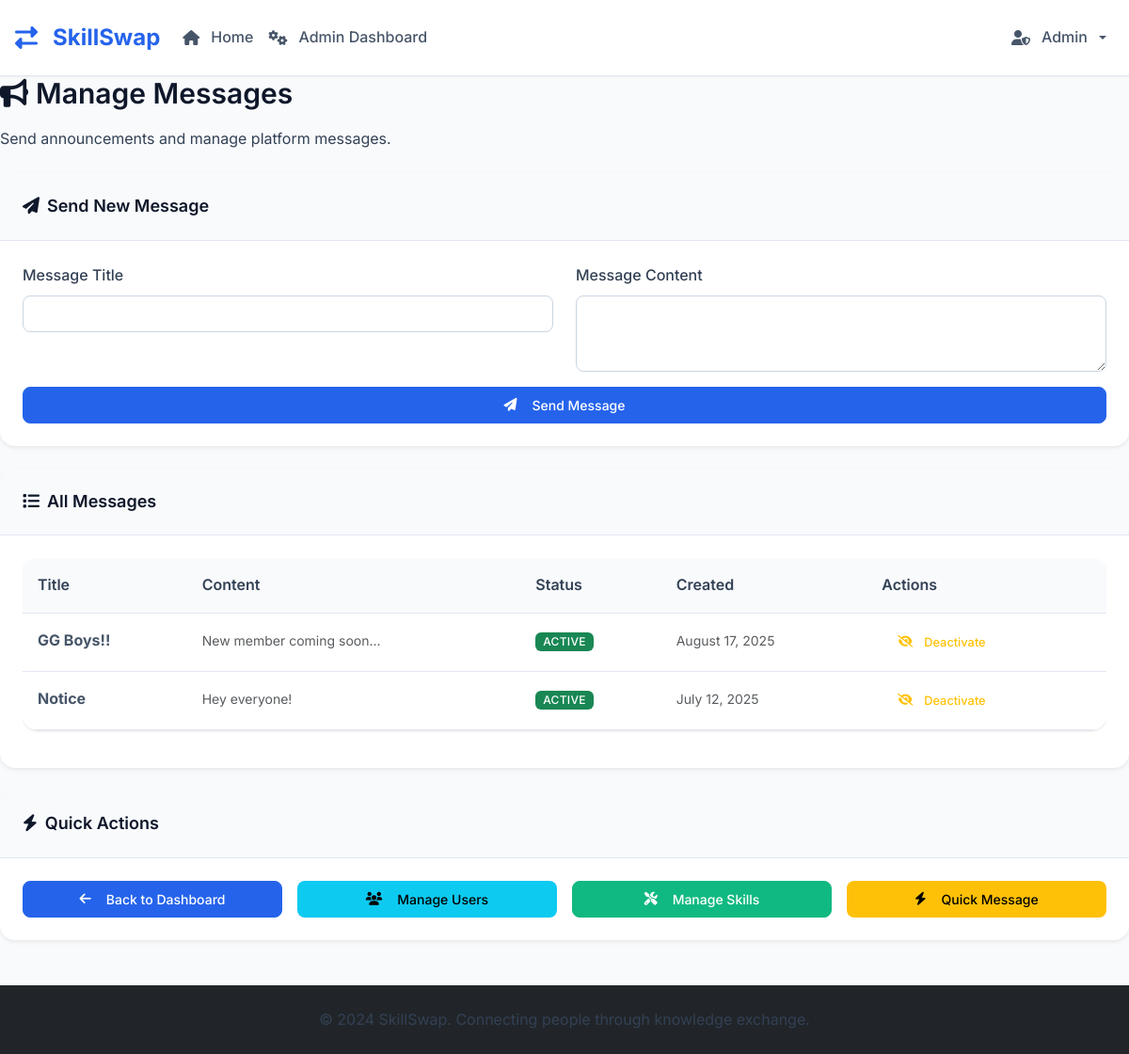
The app's page /admin/messages (signed in), older data.
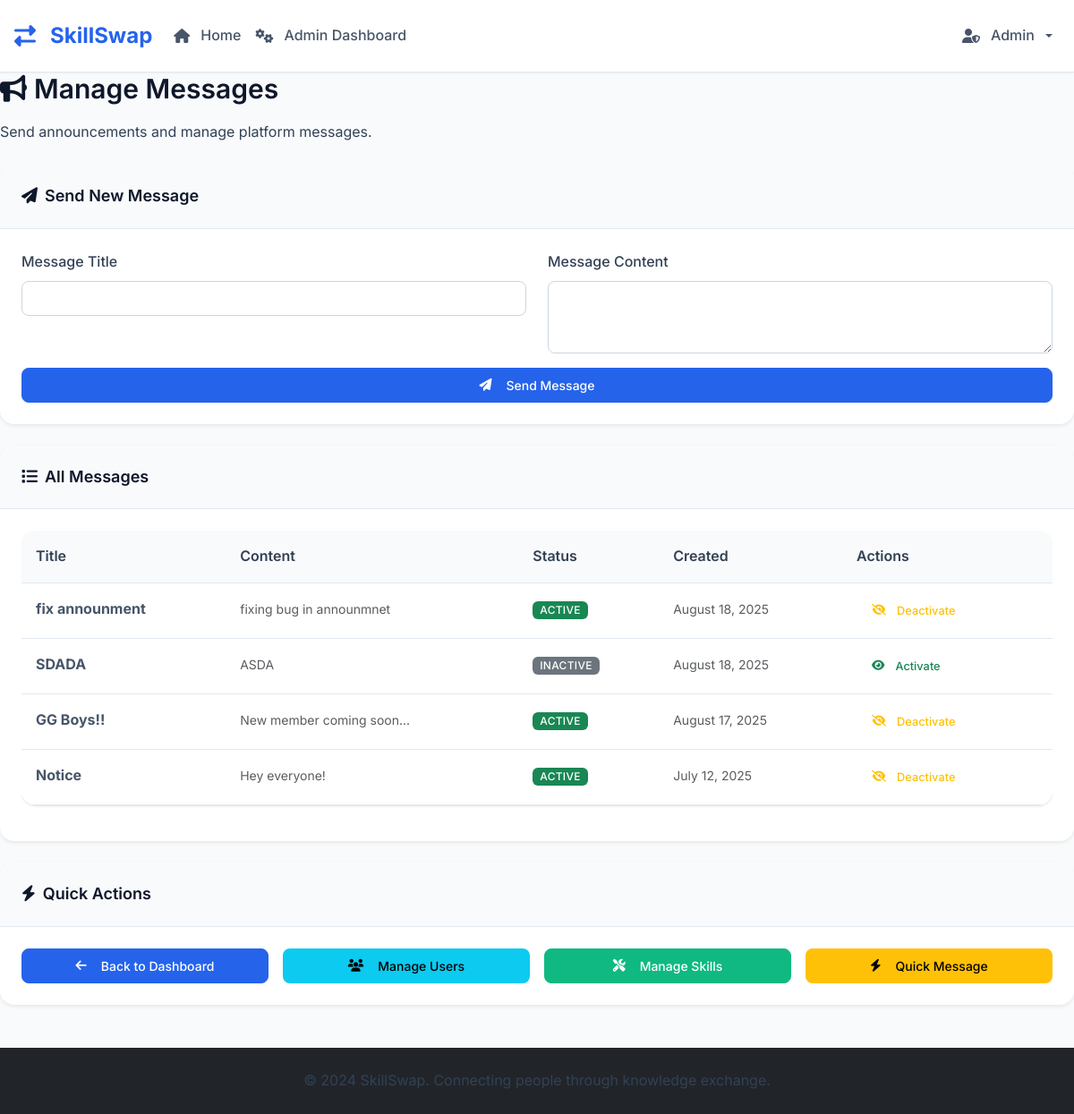
The same page, newer data.
### tables this page shows
CREATE TABLE messages (
            id INTEGER PRIMARY KEY AUTOINCREMENT,
            title TEXT NOT NULL,
            content TEXT NOT NULL,
            is_active INTEGER DEFAULT 1,
            created_at TIMESTAMP DEFAULT CURRENT_TIMESTAMP
        );

### skill_swap_app.py (the view)
@app.route('/admin/messages')
@admin_required
def admin_messages():
    conn = get_db()
    messages = conn.execute('SELECT * FROM messages ORDER BY created_at DESC').fetchall()
    conn.close()
    messages = convert_rows_datetimes(messages)
    return render_template('admin_messages.html', messages=messages)

### skill_swap_app.py (called while the page is built)
def parse_datetime(timestamp_str):
    if timestamp_str is None:
        return None
    try:
        if 'T' in timestamp_str:
            return datetime.fromisoformat(timestamp_str.replace('Z', '+00:00'))
        else:
            return datetime.strptime(timestamp_str, '%Y-%m-%d %H:%M:%S')
    except:
        return None

def convert_row_datetimes(row):
    if row is None:
        return None
    if hasattr(row, 'keys'):
        row_dict = dict(row)
    else:
        row_dict = row
    timestamp_fields = ['created_at', 'updated_at']
    for field in timestamp_fields:
        if field in row_dict and row_dict[field]:
            row_dict[field] = parse_datetime(row_dict[field])
    return row_dict

def convert_rows_datetimes(rows):
    if not rows:
        return []
    return [convert_row_datetimes(row) for row in rows]

def get_db():
    conn = sqlite3.connect('skill_swap.db')
    conn.row_factory = sqlite3.Row
    return conn

def admin_required(f):
    from functools import wraps
    @wraps(f)
    def decorated_function(*args, **kwargs):
        if 'user_id' not in session:
            flash('Please log in to access this page.', 'error')
            return redirect(url_for('login'))
        conn = get_db()
        user = conn.execute('SELECT is_admin FROM users WHERE id = ?', (session['user_id'],)).fetchone()
        conn.close()
        if not user or not user['is_admin']:
            flash('Access denied. Admin privileges required.', 'error')
            return redirect(url_for('dashboard'))
        return f(*args, **kwargs)
    return decorated_function

@app.context_processor
def inject_unread_notifications():
    if 'user_id' in session:
        conn = get_db()
        unread_count = conn.execute('''
            SELECT COUNT(*) as count FROM notifications
            WHERE user_id = ? AND is_read = 0
        ''', (session['user_id'],)).fetchone()['count']
        conn.close()
        return {'unread_notifications': unread_count}
    return {'unread_notifications': 0}

### templates/admin_messages.html (shortened to what this page needs)
{% extends "base.html" %}
{% block content %}
<div class="row mb-4">
    <div class="col-12">
        <div class="admin-stats">
            <h2 class="mb-3">
                <i class="fas fa-bullhorn me-2"></i>Manage Messages
            </h2>
            <p class="mb-0">Send announcements and manage platform messages.</p>
        </div>
    </div>
</div>
<div class="row mb-4">
    <div class="col-12">
        <div class="card border-0 shadow-sm">
            <div class="card-header">
                <h5 class="mb-0">
                    <i class="fas fa-paper-plane me-2"></i>Send New Message
                </h5>
            </div>
            <div class="card-body">
                <form method="POST" action="{{ url_for('send_message') }}">
                    <div class="row">
                        <div class="col-md-6 mb-3">
                            <label for="title" class="form-label">Message Title</label>
                            <input type="text" class="form-control" id="title" name="title" required>
                        </div>
                        <div class="col-md-6 mb-3">
                            <label for="content" class="form-label">Message Content</label>
                            <textarea class="form-control" id="content" name="content" rows="3" required></textarea>
                        </div>
                    </div>
                    <div class="d-grid">
                        <button type="submit" class="btn btn-primary">
                            <i class="fas fa-paper-plane me-2"></i>Send Message
                        </button>
                    </div>
                </form>
            </div>
        </div>
    </div>
</div>
<div class="row">
    <div class="col-12">
        <div class="card border-0 shadow-sm">
            <div class="card-header">
                <h5 class="mb-0">
                    <i class="fas fa-list me-2"></i>All Messages
                </h5>
            </div>
            <div class="card-body">
                {% if messages %}
                    <div class="table-responsive">
                        <table class="table table-hover">
                            <thead>
                                <tr>
                                    <th>Title</th>
                                    <th>Content</th>
                                    <th>Status</th>
                                    <th>Created</th>
                                    <th>Actions</th>
                                </tr>
                            </thead>
                            <tbody>
                                {% for message in messages %}
                                <tr>
                                    <td>
                                        <strong>{{ message.title }}</strong>
                                    </td>
                                    <td>
                                        <small class="text-muted">
                                            {{ message.content[:100] }}{% if message.content|length > 100 %}...{% endif %}
                                        </small>
                                    </td>
                                    <td>
                                        {% if message.is_active %}
                                            <span class="badge bg-success">Active</span>
                                        {% else %}
                                            <span class="badge bg-secondary">Inactive</span>
                                        {% endif %}
                                    </td>
                                    <td>
                                        <small class="text-muted">
                                            {% if message.created_at %}
                                                {{ message.created_at.strftime('%B %d, %Y') }}
                                            {% else %}
                                                Unknown
                                            {% endif %}
                                        </small>
                                    </td>
                                    <td>
                                        {% if message.is_active %}
                                            <a href="{{ url_for('toggle_message', message_id=message.id) }}"
                                               class="btn btn-sm btn-outline-warning admin-action-btn"
                                               data-action="deactivate" data-target="message">
                                                <i class="fas fa-eye-slash me-1"></i>Deactivate
                                            </a>
                                        {% else %}
                                            <a href="{{ url_for('toggle_message', message_id=message.id) }}"
                                               class="btn btn-sm btn-outline-success admin-action-btn"
                                               data-action="activate" data-target="message">
                                                <i class="fas fa-eye me-1"></i>Activate
                                            </a>
                                        {% endif %}
                                    </td>
                                </tr>
                                {% endfor %}
                            </tbody>
                        </table>
                    </div>
                {% else %}
                    <div class="text-center text-muted py-4">
                        <i class="fas fa-bullhorn fa-3x mb-3"></i>
                        <p>No messages found</p>
                    </div>
                {% endif %}
            </div>
        </div>
    </div>
</div>
<div class="row mt-4">
    <div class="col-12">
        <div class="card border-0 shadow-sm">
            <div class="card-header">
                <h5 class="mb-0">
                    <i class="fas fa-bolt me-2"></i>Quick Actions
                </h5>
            </div>
            <div class="card-body">
                <div class="row g-3">
                    <div class="col-md-3">
                        <a href="{{ url_for('admin_dashboard') }}" class="btn btn-primary w-100">
                            <i class="fas fa-arrow-left me-2"></i>Back to Dashboard
                        </a>
                    </div>
                    <div class="col-md-3">
                        <a href="{{ url_for('admin_users') }}" class="btn btn-info w-100">
                            <i class="fas fa-users me-2"></i>Manage Users
                        </a>
                    </div>
                    <div class="col-md-3">
                        <a href="{{ url_for('admin_skills') }}" class="btn btn-success w-100">
                            <i class="fas fa-tools me-2"></i>Manage Skills
                        </a>
                    </div>
                    <div class="col-md-3">
                        <button class="btn btn-warning w-100" onclick="sendQuickMessage()">
                            <i class="fas fa-bolt me-2"></i>Quick Message
                        </button>
                    </div>
                </div>
            </div>
        </div>
    </div>
</div>
{% endblock %}

### templates/base.html (shortened to what this page needs)
<!DOCTYPE html>
<html lang="en">
<head>
    <link href="https://cdn.jsdelivr.net/npm/bootstrap@5.3.0/dist/css/bootstrap.min.css" rel="stylesheet">
    <link href="https://cdnjs.cloudflare.com/ajax/libs/font-awesome/6.4.0/css/all.min.css" rel="stylesheet">
    <link href="{{ url_for('static', filename='css/style.css') }}" rel="stylesheet">
</head>
<body>
    <nav class="navbar navbar-expand-lg">
        <div class="container">
            <a class="navbar-brand" href="{{ url_for('index') }}">
                <i class="fas fa-exchange-alt me-2"></i>SkillSwap
            </a>
            <div class="collapse navbar-collapse" id="navbarNav">
                <ul class="navbar-nav me-auto">
                    <li class="nav-item">
                        <a class="nav-link" href="{{ url_for('index') }}">
                            <i class="fas fa-home me-1"></i>Home
                        </a>
                    </li>
                    {% if session.user_id and session.is_admin %}
                    <li class="nav-item">
                        <a class="nav-link" href="{{ url_for('admin_dashboard') }}">
                            <i class="fas fa-cogs me-1"></i>Admin Dashboard
                        </a>
                    </li>
                    {% endif %}
                </ul>
                <ul class="navbar-nav">
                    {% if session.user_id and session.is_admin %}
                    <li class="nav-item dropdown">
                        <a class="nav-link dropdown-toggle" href="#" id="navbarDropdown" role="button" data-bs-toggle="dropdown">
                            <i class="fas fa-user-shield me-1"></i>Admin
                        </a>
                    </li>
                    {% endif %}
                </ul>
            </div>
        </div>
    </nav>
    <main>
        {% block content %}{% endblock %}
    </main>
    <footer class="bg-dark text-light text-center py-4 mt-5">
        <div class="container">
            <p class="mb-0">
                &copy; 2024 SkillSwap. Connecting people through knowledge exchange.
            </p>
        </div>
    </footer>
</body>
</html>

Row changes from the older to the newer data that the page shows:
added messages: title "fix announment", content "fixing bug in announmnet", is_active "ACTIVE", created_at "August 18, 2025"
added messages: title "SDADA", content "ASDA", is_active "INACTIVE", created_at "August 18, 2025"
